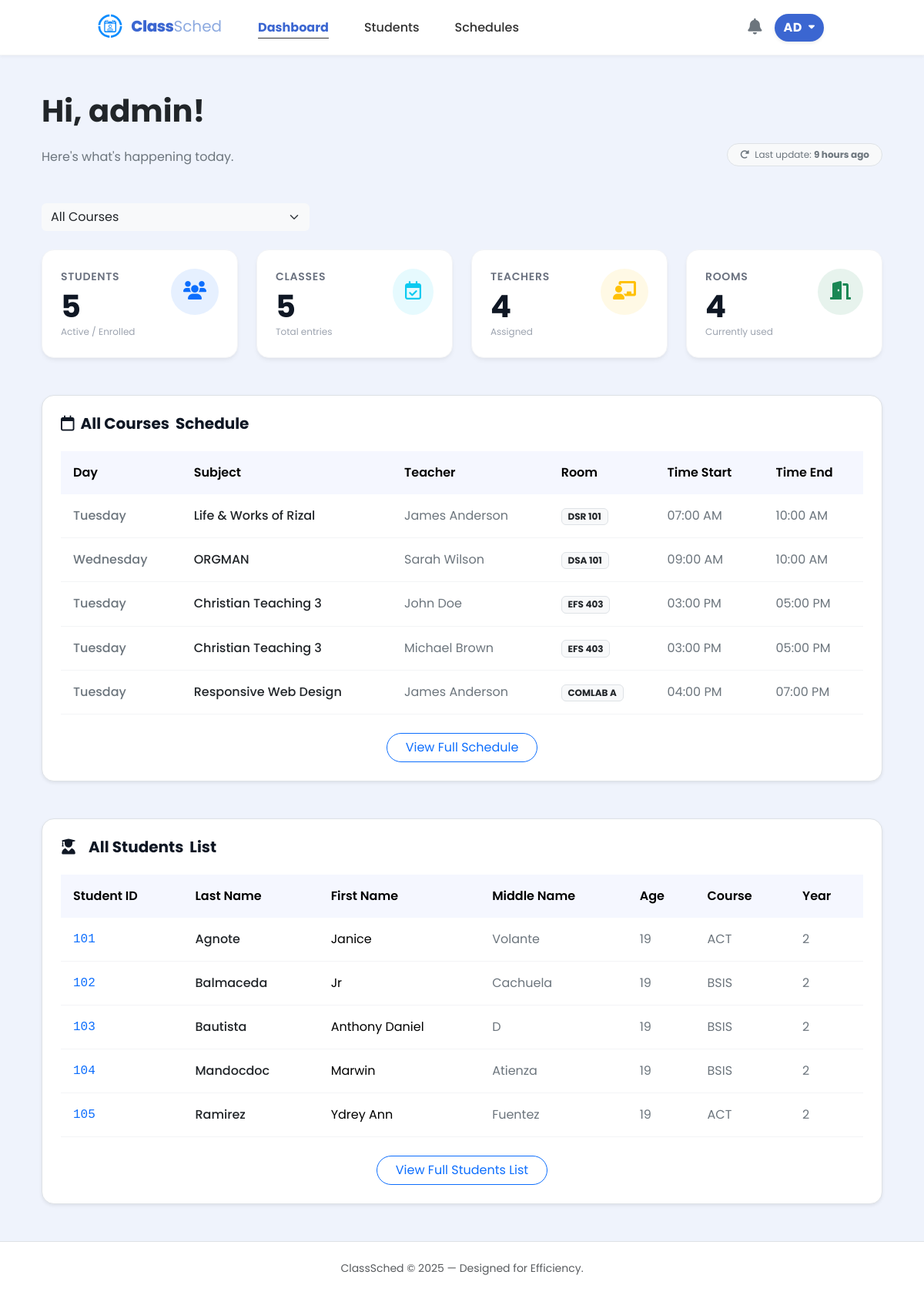
Before: /src/admin_dashboard.php (signed in) with the older database file.
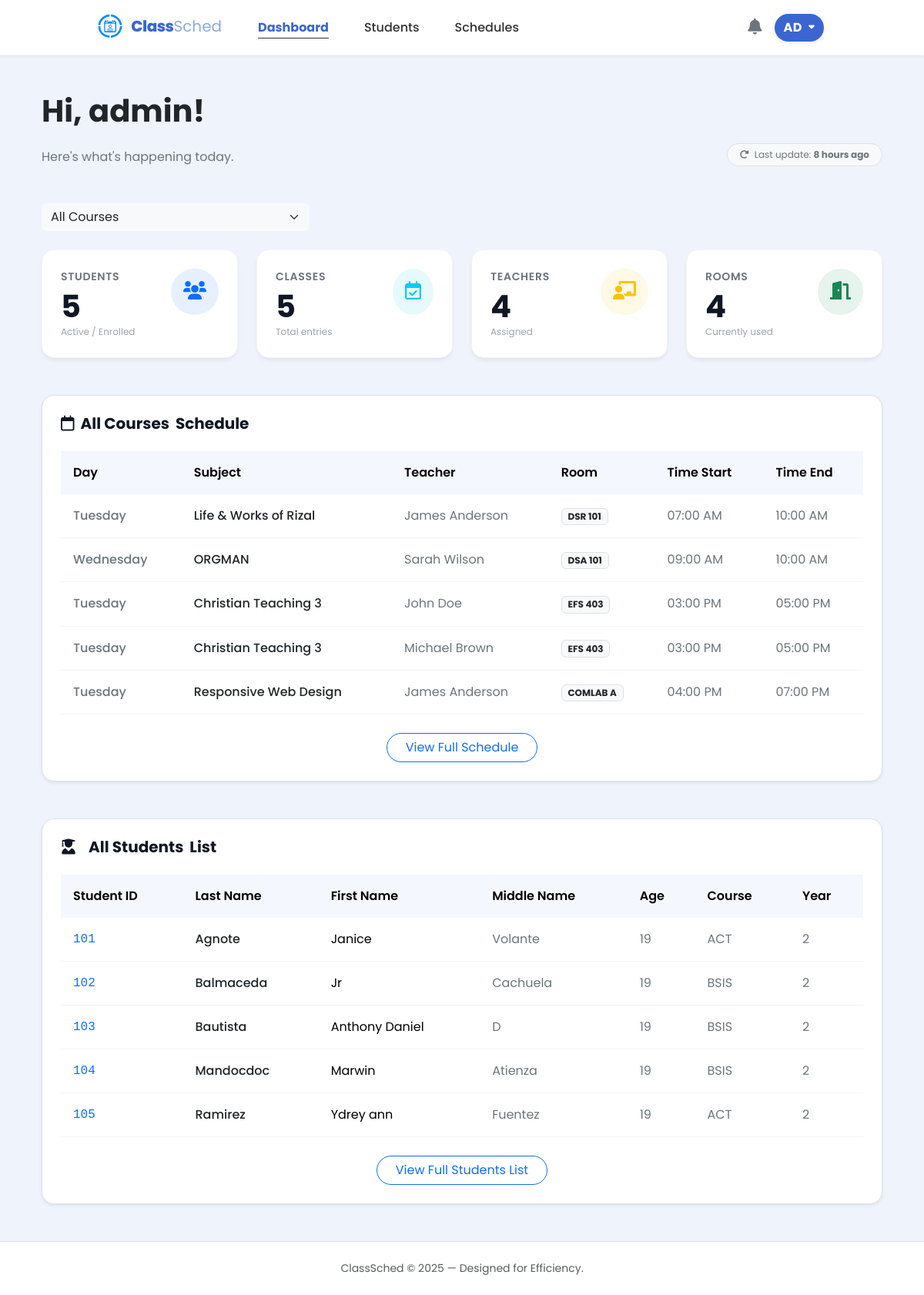
After: the same page with the newer database file.
### tables this page shows
CREATE TABLE users (
        id INTEGER PRIMARY KEY AUTOINCREMENT,
        role_id INTEGER NOT NULL,
        username TEXT NOT NULL UNIQUE, 
        email TEXT NOT NULL UNIQUE,
        password_hash TEXT NOT NULL, last_notification_check DATETIME DEFAULT '1970-01-01 00:00:00',
        FOREIGN KEY (role_id) REFERENCES roles(id)
    );

CREATE TABLE admin_system_log (
        id INTEGER PRIMARY KEY CHECK (id = 1),
        last_activity DATETIME DEFAULT CURRENT_TIMESTAMP
    );

CREATE TABLE schedules (
        id INTEGER PRIMARY KEY AUTOINCREMENT,
        day TEXT NOT NULL,
        subject_id INTEGER NOT NULL,
        teacher_id INTEGER NOT NULL,
        room TEXT(10),
        time_start TIME,
        time_end TIME,
        course_id INTEGER NOT NULL,

        FOREIGN KEY (teacher_id) REFERENCES teachers(id),
        FOREIGN KEY (course_id) REFERENCES courses(id),
        FOREIGN KEY (subject_id) REFERENCES subjects(id)
    );

CREATE TABLE students (
        id INTEGER PRIMARY KEY AUTOINCREMENT,
        user_id INTEGER UNIQUE,
        student_number TEXT(50) NOT NULL,
        last_name TEXT(50) NOT NULL,
        first_name TEXT(50),
        middle_name TEXT(50),
        age INTEGER,
        phone_number TEXT(20),
        course_id INTEGER NOT NULL,
        year_level INTEGER,
        email TEXT(255) UNIQUE,
        last_notification_check DATETIME DEFAULT "1970-01-01 00:00:00",
        FOREIGN KEY (user_id) REFERENCES users(id),
        FOREIGN KEY (course_id) REFERENCES courses(id)
    );

### src/admin_dashboard.php (the view, shortened to what the rows shown need)
<?php
$db = get_db();
function getCourseName($id) {
    if ($id == COURSE_BSIS) return "BSIS";
    if ($id == COURSE_ACT) return "ACT";
    return "Unknown";
}
$selected_course = isset($_GET['course_id']) ? (int)$_GET['course_id'] : COURSE_ALL;
$last_update_text = "Just now";
$last_activity_row = $db->querySingle("SELECT last_activity FROM admin_system_log WHERE id = 1", true);
if ($last_activity_row) {
    $last_update_ts = (int)$last_activity_row['last_activity'];
    $time_diff = time() - $last_update_ts;
    if ($time_diff < 60) {
        $last_update_text = "Just now";
    } else {
        $tokens = [
            31536000 => 'year',
            2592000 => 'month',
            604800 => 'week',
            86400 => 'day',
            3600 => 'hour',
            60 => 'minute',
            1 => 'second'
        ];
        foreach ($tokens as $unit => $text) {
            if ($time_diff < $unit) continue;
            $numberOfUnits = floor($time_diff / $unit);
            $last_update_text = $numberOfUnits . ' ' . $text . (($numberOfUnits > 1) ? 's' : '') . ' ago';
            break;
        }
    }
}
$sql_sched = "
    SELECT
        sch.*,
        sub.subject_name AS subject_name_display,
        t.name AS teacher_name_display
    FROM schedules sch
    LEFT JOIN subjects sub ON sch.subject_id = sub.id
    LEFT JOIN teachers t ON sch.teacher_id = t.id
";
if ($selected_course !== COURSE_ALL) {
    $sql_sched .= " WHERE sch.course_id = :course_id";
} else {
    $sql_sched .= " GROUP BY sch.subject_id, sch.teacher_id, sch.room, sch.time_start, sch.time_end, sch.day";
}
$sql_sched .= " ORDER BY sch.time_start ASC";
$stmt = $db->prepare($sql_sched);
$sched_result = $stmt->execute();
$sql_students = "SELECT * FROM students";
$sql_students .= " ORDER BY last_name ASC";
$stmt_students = $db->prepare($sql_students);
$students_result = $stmt_students->execute();
        ?>
<!DOCTYPE html>
<html lang="en">
<head>
    <link href="https://cdn.jsdelivr.net/npm/bootstrap@5.3.3/dist/css/bootstrap.min.css" rel="stylesheet">
    <link href="https://cdnjs.cloudflare.com/ajax/libs/font-awesome/6.0.0/css/all.min.css" rel="stylesheet">
    <link rel="stylesheet" href="../styles/admin_dashboard.css">
    <link rel="stylesheet" href="../styles/admin.css">
    <link rel="stylesheet" href="../styles/notification.css">
</head>
<body class="d-flex flex-column min-vh-100 position-relative">
    <?php require_once __DIR__ . "/student_nav.php"; ?>
    <div class="container px-4 py-5">
        <div class="row align-items-end mb-5">
            <div class="col-md-6">
                <h1 class="fw-bold text-dark mb-4">Hi, <?php echo htmlspecialchars($user["username"]); ?>!</h1>
                <p class="text-secondary mb-0">Here's what's happening today.</p>
            </div>
            <div class="col-md-6 text-md-end mt-3 mt-md-0">
                <span class="badge bg-light text-secondary border px-3 py-2 rounded-pill fw-normal">
                    <i class="fa-solid fa-rotate-right me-1"></i> Last update: <strong id="last_update_display"><?php echo $last_update_text; ?></strong>
                </span>
            </div>
        </div>
        <div id="sched-overview" class="bg-white rounded-4 shadow-sm border p-4 mb-5">
            <div class="table-responsive">
                <table class="table custom-table table-hover mb-0">
                    <thead>
                        <tr>
                            <th>Day</th>
                            <th>Subject</th>
                            <th>Teacher</th>
                            <th>Room</th>
                            <th>Time Start</th>
                            <th>Time End</th>
                        </tr>
                    </thead>
                    <tbody id="schedule_table_body">
                        <?php while ($row = $sched_result->fetchArray(SQLITE3_ASSOC)): ?>
                        <tr>
                            <td class="fw-medium text-secondary"><?php echo htmlspecialchars($row['day'] ?? '--'); ?></td>
                            <td class="fw-medium text-dark"><?php echo htmlspecialchars($row['subject_name_display'] ?? 'Unknown Subject'); ?></td>
                            <td class="text-secondary"><?php echo htmlspecialchars($row['teacher_name_display'] ?? 'Unknown Teacher'); ?></td>
                            <td><span class="badge bg-light text-dark border"><?php echo htmlspecialchars($row['room'] ?? 'TBA'); ?></span></td>
                            <td class="text-secondary">
                                <?php echo !empty($row['time_start']) ? date("h:i A", strtotime($row['time_start'])) : '--:--'; ?>
                            </td>
                            <td class="text-secondary">
                                <?php echo !empty($row['time_end']) ? date("h:i A", strtotime($row['time_end'])) : '--:--'; ?>
                            </td>
                        </tr>
                        <?php endwhile; ?>
                    </tbody>
                </table>
            </div>
        </div>
        <div class="bg-white rounded-4 shadow-sm border p-4">
            <div id="stds-overview" class="table-responsive">
                <table class="table custom-table table-hover mb-0">
                    <thead>
                        <tr>
                            <th>Student ID</th>
                            <th>Last Name</th>
                            <th>First Name</th>
                            <th>Middle Name</th>
                            <th>Age</th>
                            <th>Course</th>
                            <th>Year</th>
                        </tr>
                    </thead>
                    <tbody id="student_table_body">
                        <?php while ($student = $students_result->fetchArray(SQLITE3_ASSOC)): ?>
                        <tr>
                            <td class="fw-medium font-monospace text-primary"><?php echo htmlspecialchars($student['student_number'] ?? '--'); ?></td>
                            <td class="fw-medium text-dark"><?php echo htmlspecialchars($student['last_name'] ?? '--'); ?></td>
                            <td><?php echo htmlspecialchars($student['first_name'] ?? '--'); ?></td>
                            <td class="text-secondary"><?php echo htmlspecialchars($student['middle_name'] ?? '--'); ?></td>
                            <td class="text-secondary"><?php echo htmlspecialchars($student['age'] ?? '--'); ?></td>
                            <td class="text-secondary"><?php echo getCourseName($student['course_id'] ?? 0); ?></td>
                            <td class="text-secondary"><?php echo htmlspecialchars($student['year_level'] ?? '--'); ?></td>
                        </tr>
                        <?php endwhile; ?>
                    </tbody>
                </table>
            </div>
        </div>
    </div>
</body>
</html>

### src/student_nav.php (shortened to what the rows shown need)
<?php
$current_page = basename($_SERVER['PHP_SELF']);
$is_admin = (strpos($current_page, 'admin_') === 0);
$fullName = null;
$initials = null;
if (isset($_SESSION['user']['id']) && isset($db)) {
    $userId = $_SESSION['user']['id'];
    $stmtRole = $db->prepare("SELECT r.name FROM users u JOIN roles r ON u.role_id = r.id WHERE u.id = :uid");
    $stmtRole->bindValue(':uid', $userId, SQLITE3_INTEGER);
    $resRole = $stmtRole->execute();
    $roleRow = $resRole->fetchArray(SQLITE3_ASSOC);
    if ($roleRow && strtolower($roleRow['name']) === 'admin') {
        $is_admin = true;
    }
    $stmt = $db->prepare("SELECT first_name, last_name FROM students WHERE user_id = :uid");
    $stmt->bindValue(':uid', $userId, SQLITE3_INTEGER);
    $result = $stmt->execute();
    $navStudent = $result->fetchArray(SQLITE3_ASSOC);
    if ($navStudent) {
        $fullName = $navStudent['first_name'] . ' ' . $navStudent['last_name'];
    } else {
        $stmt = $db->prepare("SELECT username FROM users WHERE id = :uid");
        $stmt->bindValue(':uid', $userId, SQLITE3_INTEGER);
        $result = $stmt->execute();
        $user = $result->fetchArray(SQLITE3_ASSOC);
        if ($user) {
            $fullName = $user['username'];
            if (strtolower($fullName) === 'admin') {
                $fullName = 'Admin';
            }
        }
    }
}
if ($fullName) {
    $parts = explode(' ', trim($fullName));
    if (count($parts) >= 2) {
        $initials = strtoupper(substr($parts[0], 0, 1) . substr($parts[1], 0, 1));
    } else {
        $initials = strtoupper(substr($fullName, 0, 2));
    }
}
?>
<link rel="stylesheet" href="../styles/student_nav.css">
<nav class="navbar navbar-expand-md sticky-top">
    <div class="container-fluid px-4">
        <div class="d-flex align-items-center gap-3">
            <div class="dropdown">
                <?php if ($is_admin): ?>
                    <button class="btn user-dropdown-btn rounded-pill d-flex align-items-center gap-2 border-0 shadow-sm" type="button" data-bs-toggle="dropdown" aria-expanded="false">
                        <span class="fw-bold" style="letter-spacing: 0.5px;"><?php echo htmlspecialchars($initials ?? 'AD'); ?></span>
                        <i class="fa-solid fa-caret-down" style="font-size: 0.8rem;"></i>
                    </button>
                <?php endif; ?>
            </div>
        </div>
    </div>
</nav>

Changed rows visible on the page:
changed admin_system_log: last_activity "9 hours ago" → "8 hours ago"
changed students "Ramirez": first_name "Ydrey Ann" → "Ydrey ann"
